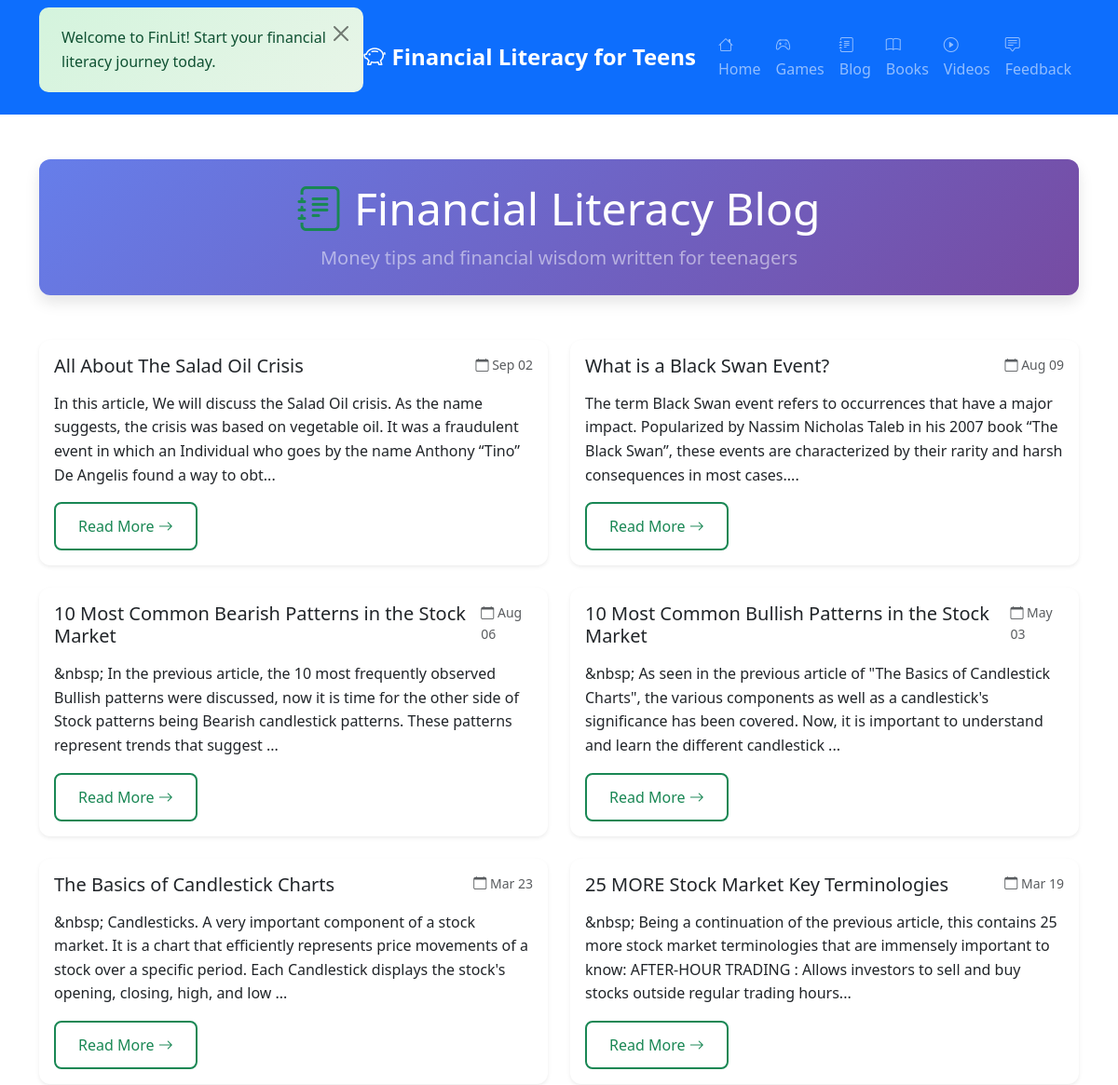
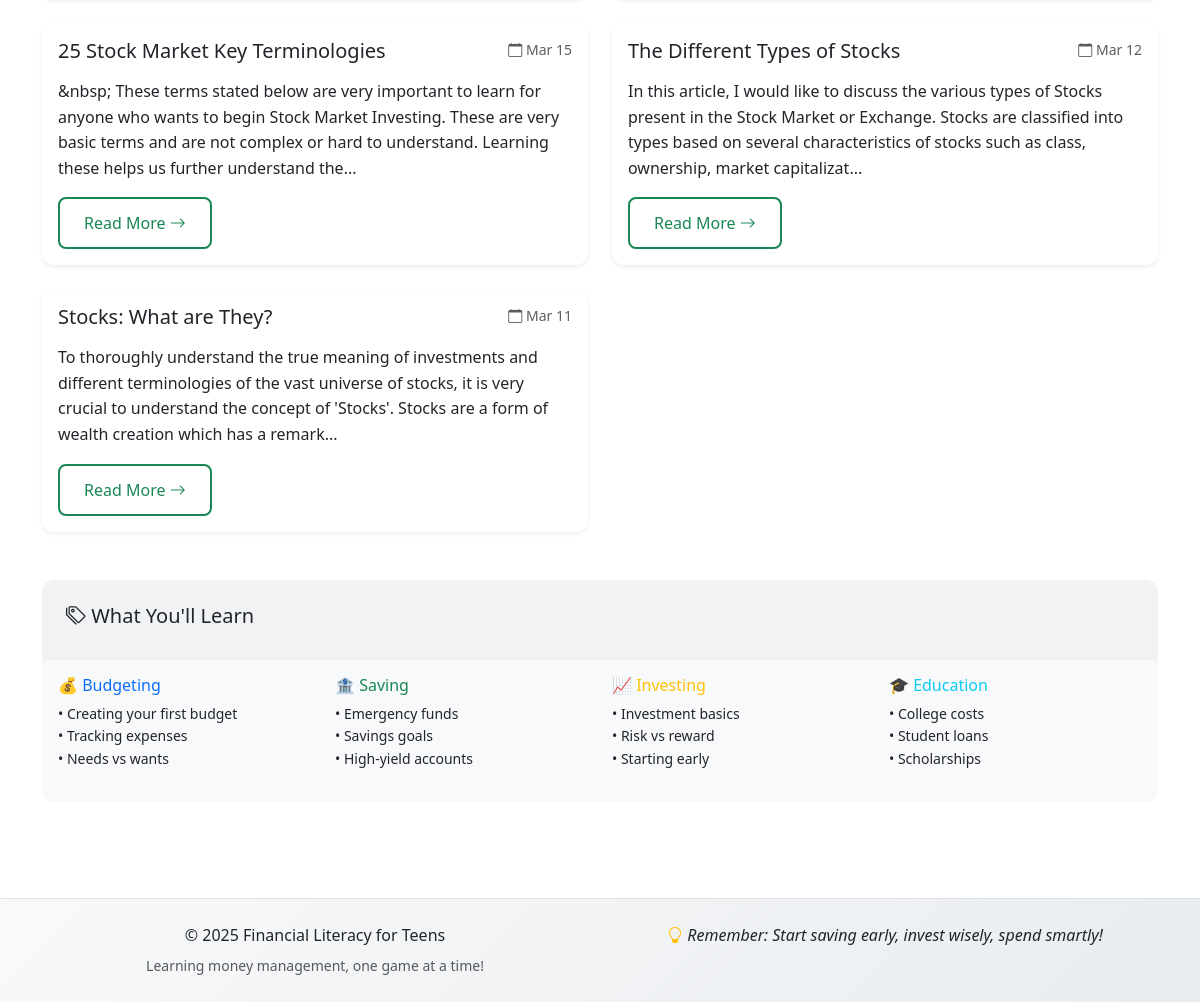
Page /blog on the committed database (2 pictures, top to bottom).
### app.py (models this page shows, shortened)
class BlogPost(db.Model):
    id = db.Column(db.Integer, primary_key=True)
    title = db.Column(db.String(200), nullable=False)
    content = db.Column(db.Text, nullable=False)
    excerpt = db.Column(db.String(300), nullable=False)
    date_posted = db.Column(db.DateTime, default=datetime.utcnow)

### app.py (the view)
@app.route('/blog')
def blog_list():
    posts = BlogPost.query.order_by(BlogPost.date_posted.desc()).all()
    return render_template('blog_list.html', posts=posts)

### templates/blog_list.html (shortened to what this page needs)
{% extends "base.html" %}
{% block content %}
<div class="container py-5">
    <div class="row mb-5">
        <div class="col text-center">
            <div class="section-hero py-4 px-3">
                <h1 class="display-5 mb-2">
                    <i class="bi bi-journal-text text-success"></i> Financial Literacy Blog
                </h1>
                <p class="lead mb-0 text-white-50">Money tips and financial wisdom written for teenagers</p>
            </div>
        </div>
    </div>
    <div class="row g-4">
        {% for post in posts %}
        <div class="col-lg-6">
            <article class="card h-100 shadow-sm blog-post-card">
                <div class="card-body d-flex flex-column">
                    <div class="d-flex justify-content-between align-items-start mb-3">
                        <h5 class="card-title mb-0">
                            <a href="{{ url_for('blog_post', post_id=post.id) }}" class="text-decoration-none">
                                {{ post.title }}
                            </a>
                        </h5>
                        <small class="text-muted ms-2">
                            <i class="bi bi-calendar"></i>
                            {{ post.date_posted.strftime('%b %d') }}
                        </small>
                    </div>
                    <p class="card-text flex-grow-1">{{ post.excerpt }}</p>
                    <div class="mt-auto">
                        <a href="{{ url_for('blog_post', post_id=post.id) }}" class="btn btn-outline-success">
                            Read More <i class="bi bi-arrow-right"></i>
                        </a>
                    </div>
                </div>
            </article>
        </div>
        {% endfor %}
    </div>
    <div class="row mt-5">
        <div class="col">
            <div class="card bg-light">
                <div class="card-header">
                    <h5><i class="bi bi-tags"></i> What You'll Learn</h5>
                </div>
                <div class="card-body">
                    <div class="row">
                        <div class="col-md-3">
                            <h6 class="text-primary">💰 Budgeting</h6>
                            <ul class="list-unstyled small">
                                <li>• Creating your first budget</li>
                                <li>• Tracking expenses</li>
                                <li>• Needs vs wants</li>
                            </ul>
                        </div>
                        <div class="col-md-3">
                            <h6 class="text-success">🏦 Saving</h6>
                            <ul class="list-unstyled small">
                                <li>• Emergency funds</li>
                                <li>• Savings goals</li>
                                <li>• High-yield accounts</li>
                            </ul>
                        </div>
                        <div class="col-md-3">
                            <h6 class="text-warning">📈 Investing</h6>
                            <ul class="list-unstyled small">
                                <li>• Investment basics</li>
                                <li>• Risk vs reward</li>
                                <li>• Starting early</li>
                            </ul>
                        </div>
                        <div class="col-md-3">
                            <h6 class="text-info">🎓 Education</h6>
                            <ul class="list-unstyled small">
                                <li>• College costs</li>
                                <li>• Student loans</li>
                                <li>• Scholarships</li>
                            </ul>
                        </div>
                    </div>
                </div>
            </div>
        </div>
    </div>
</div>
{% endblock %}

### templates/base.html (shortened to what this page needs)
<!DOCTYPE html>
<html lang="en">
<head>
    <link href="https://cdn.jsdelivr.net/npm/bootstrap@5.3.0/dist/css/bootstrap.min.css" rel="stylesheet">
    <link rel="stylesheet" href="https://cdn.jsdelivr.net/npm/bootstrap-icons@1.11.0/font/bootstrap-icons.css">
    <link rel="stylesheet" href="{{ url_for('static', filename='css/style.css') }}">
</head>
<body>
    <nav class="navbar navbar-expand-lg navbar-dark bg-primary">
        <div class="container">
            <a class="navbar-brand fw-bold" href="{{ url_for('index') }}">
                <i class="bi bi-piggy-bank"></i>
                <span class="d-none d-sm-inline">Financial Literacy for Teens</span>
            </a>
            <div class="collapse navbar-collapse" id="navbarNav">
                <ul class="navbar-nav ms-auto">
                    <li class="nav-item">
                        <a class="nav-link" href="{{ url_for('index') }}">
                            <i class="bi bi-house"></i> Home
                        </a>
                    </li>
                    <li class="nav-item">
                        <a class="nav-link" href="{{ url_for('games') }}">
                            <i class="bi bi-controller"></i> Games
                        </a>
                    </li>
                    <li class="nav-item">
                        <a class="nav-link" href="{{ url_for('blog_list') }}">
                            <i class="bi bi-journal-text"></i> Blog
                        </a>
                    </li>
                    <li class="nav-item">
                        <a class="nav-link" href="{{ url_for('books') }}">
                            <i class="bi bi-book"></i> Books
                        </a>
                    </li>
                    <li class="nav-item">
                        <a class="nav-link" href="{{ url_for('videos') }}">
                            <i class="bi bi-play-circle"></i> Videos
                        </a>
                    </li>
                    <li class="nav-item">
                        <a class="nav-link" href="{{ url_for('survey') }}">
                            <i class="bi bi-chat-square-text"></i> Feedback
                        </a>
                    </li>
                </ul>
            </div>
        </div>
    </nav>
    <main class="flex-grow-1">
        {% block content %}{% endblock %}
    </main>
    <footer class="bg-light text-center py-4 mt-5">
        <div class="container">
            <div class="row">
                <div class="col-md-6">
                    <p class="mb-1">&copy; 2025 Financial Literacy for Teens</p>
                    <small class="text-muted">Learning money management, one game at a time!</small>
                </div>
                <div class="col-md-6">
                    <p class="mb-1">
                        <i class="bi bi-lightbulb text-warning"></i>
                        <em>Remember: Start saving early, invest wisely, spend smartly!</em>
                    </p>
                </div>
            </div>
        </div>
    </footer>
</body>
</html>

### static/css/style.css (style rules this page uses)
:root { --primary-color: #0d6efd; --success-color: #198754; --warning-color: #ffc107; --danger-color: #dc3545; --light-color: #f8f9fa; --dark-color: #212529; --gradient-primary: linear-gradient(135deg, #667eea 0%, #764ba2 100%); --gradient-success: linear-gradient(135deg, #4ecdc4 0%, #44a08d 100%); --gradient-warning: linear-gradient(135deg, #f093fb 0%, #f5576c 100%); }
body { font-family: 'Segoe UI', Tahoma, Geneva, Verdana, sans-serif; line-height: 1.6; color: var(--dark-color); background-color: #fff; }
.flex-grow-1 { flex: 1 0 auto; }
.navbar-brand { font-size: 1.5rem; font-weight: 700; }
.navbar-nav .nav-link { font-weight: 500; transition: color 0.3s ease; }
.section-hero { background: var(--gradient-primary); color: #fff; border-radius: 0.75rem; box-shadow: 0 0.5rem 1rem rgba(0,0,0,0.1); }
.section-hero h1 { color: #fff; }
.section-hero .lead { color: rgba(255,255,255,0.85); }
.card { border: none; transition: all 0.3s ease; border-radius: 12px; overflow: hidden; }
.card-header { font-weight: 600; border-bottom: none; padding: 1.5rem; }
.blog-post-card { transition: all 0.3s ease; }
.blog-post-card .card-title a { color: #212529 !important; transition: color 0.3s ease; }
.btn { font-weight: 500; border-radius: 8px; padding: 0.75rem 1.5rem; transition: all 0.3s ease; border-width: 2px; }
footer { background: linear-gradient(135deg, #f8f9fa 0%, #e9ecef 100%); border-top: 1px solid #dee2e6; }
html { scroll-behavior: smooth; }

### rows in the picture
BlogPost: title "All About The Salad Oil Crisis", date_posted "Sep 02", excerpt "In this article, We will discuss the Salad Oil crisis. As the name suggests, the crisis was based on vegetable oil. It was a fraudulent event in which an Individual who goes by the name Anthony “Tino” De Angelis found a way to obt..."
BlogPost: title "What is a Black Swan Event?", date_posted "Aug 09", excerpt "The term Black Swan event refers to occurrences that have a major impact. Popularized by Nassim Nicholas Taleb in his 2007 book “The Black Swan”, these events are characterized by their rarity and harsh consequences in most cases...."
BlogPost: title "10 Most Common Bearish Patterns in the Stock Market", date_posted "Aug 06", excerpt "&nbsp; In the previous article, the 10 most frequently observed Bullish patterns were discussed, now it is time for the other side of Stock patterns being Bearish candlestick patterns. These patterns represent trends that suggest ..."
BlogPost: title "10 Most Common Bullish Patterns in the Stock Market", date_posted "May 03", excerpt "&nbsp; As seen in the previous article of \"The Basics of Candlestick Charts\", the various components as well as a candlestick's significance has been covered. Now, it is important to understand and learn the different candlestick ..."
BlogPost: title "The Basics of Candlestick Charts", date_posted "Mar 23", excerpt "&nbsp; Candlesticks. A very important component of a stock market. It is a chart that efficiently represents price movements of a stock over a specific period. Each Candlestick displays the stock's opening, closing, high, and low ..."
BlogPost: title "25 MORE Stock Market Key Terminologies", date_posted "Mar 19", excerpt "&nbsp; Being a continuation of the previous article, this contains 25 more stock market terminologies that are immensely important to know: AFTER-HOUR TRADING : Allows investors to sell and buy stocks outside regular trading hours..."
BlogPost: title "25 Stock Market Key Terminologies", date_posted "Mar 15", excerpt "&nbsp; These terms stated below are very important to learn for anyone who wants to begin Stock Market Investing. These are very basic terms and are not complex or hard to understand. Learning these helps us further understand the..."
BlogPost: title "The Different Types of Stocks", date_posted "Mar 12", excerpt "In this article, I would like to discuss the various types of Stocks present in the Stock Market or Exchange. Stocks are classified into types based on several characteristics of stocks such as class, ownership, market capitalizat..."
BlogPost: title "Stocks: What are They?", date_posted "Mar 11", excerpt "To thoroughly understand the true meaning of investments and different terminologies of the vast universe of stocks, it is very crucial to understand the concept of 'Stocks'. Stocks are a form of wealth creation which has a remark..."
